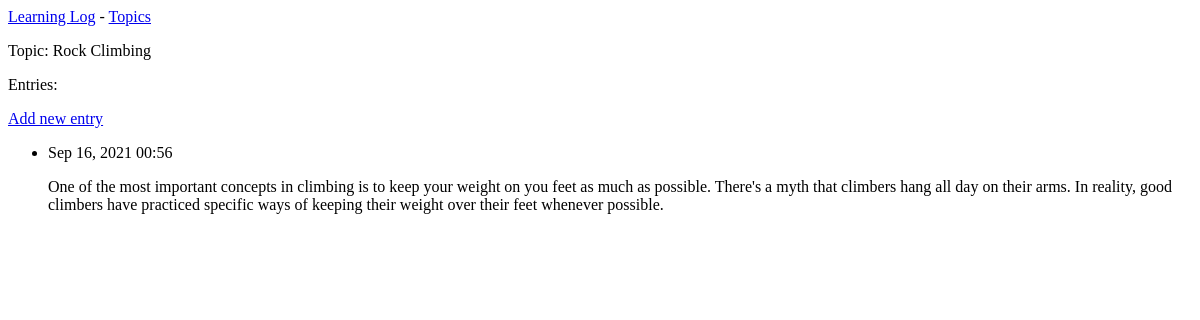
Page /topics/2/ on the earlier database version.
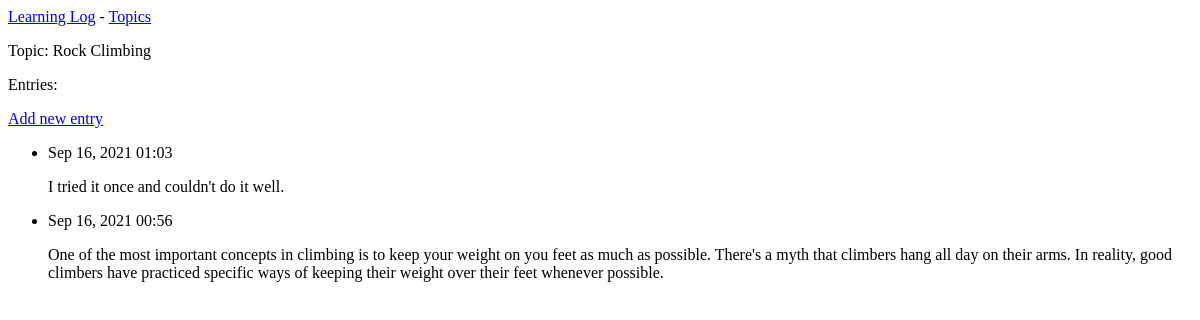
Same page on the later database version.
### learning_logs/models.py (models this page shows, shortened)
class Entry(models.Model):
    topic = models.ForeignKey(Topic, on_delete=models.CASCADE)
    text = models.TextField()
    date_added = models.DateTimeField(auto_now_add=True)
    class Meta:
        verbose_name_plural = 'entries'

### learning_logs/views.py (the view)
# urls.py: path('topics/<int:topic_id>/', views.topic, name='topic'),
def topic(request, topic_id):
    topic = Topic.objects.get(id=topic_id)
    entries = topic.entry_set.order_by('-date_added')
    context = {'topic': topic, 'entries': entries}
    return render(request, 'learning_logs/topic.html', context)

### learning_logs/models.py (called while the page is built)
    def __str__(self):
        return self.text

### learning_logs/templates/learning_logs/topic.html
{% extends "learning_logs/base.html" %}
{% block content %}
    <p>Topic: {{ topic }}</p>
    <p>Entries:</p>
    <p>
        <a href="{% url 'learning_logs:new_entry' topic.id %}">Add new entry</a>
    </p>
    <ul>
        {% for entry in entries %}
            <li>
                <p>{{ entry.date_added|date:'M d, Y H:i' }}</p>
                <p>{{ entry.text|linebreaks }}</p>
            </li>
        {% empty %}
            <li>There are no entries for this topic yet.</li>
        {% endfor %}
    </ul>
{% endblock content %}

Differences in the rows shown:
added Entry: date_added "Sep 16, 2021 01:03", text "I tried it once and couldn't do it well."
